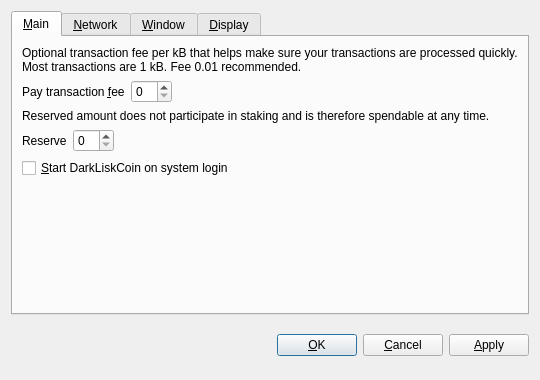
<?xml version="1.0" encoding="UTF-8"?>
<ui version="4.0">
 <class>OptionsDialog</class>
 <widget class="QDialog" name="OptionsDialog">
  <property name="geometry">
   <rect>
    <x>0</x>
    <y>0</y>
    <width>540</width>
    <height>380</height>
   </rect>
  </property>
  <property name="windowTitle">
   <string>Options</string>
  </property>
  <property name="modal">
   <bool>true</bool>
  </property>
  <layout class="QVBoxLayout" name="verticalLayout">
   <item>
    <widget class="QTabWidget" name="tabWidget">
     <property name="tabPosition">
      <enum>QTabWidget::North</enum>
     </property>
     <property name="currentIndex">
      <number>0</number>
     </property>
     <widget class="QWidget" name="tabMain">
      <attribute name="title">
       <string>&amp;Main</string>
      </attribute>
      <layout class="QVBoxLayout" name="verticalLayout_Main">
       <item>
        <widget class="QLabel" name="transactionFeeInfoLabel">
         <property name="text">
          <string>Optional transaction fee per kB that helps make sure your transactions are processed quickly. Most transactions are 1 kB. Fee 0.01 recommended.</string>
         </property>
         <property name="textFormat">
          <enum>Qt::PlainText</enum>
         </property>
         <property name="wordWrap">
          <bool>true</bool>
         </property>
        </widget>
       </item>
       <item>
        <layout class="QHBoxLayout" name="horizontalLayoutFee">
         <item>
          <widget class="QLabel" name="transactionFeeLabel">
           <property name="text">
            <string>Pay transaction &amp;fee</string>
           </property>
           <property name="textFormat">
            <enum>Qt::PlainText</enum>
           </property>
           <property name="buddy">
            <cstring>transactionFee</cstring>
           </property>
          </widget>
         </item>
         <item>
          <widget class="BitcoinAmountField" name="transactionFee"/>
         </item>
         <item>
          <spacer name="horizontalSpacerFee">
           <property name="orientation">
            <enum>Qt::Horizontal</enum>
           </property>
           <property name="sizeHint" stdset="0">
            <size>
             <width>40</width>
             <height>20</height>
            </size>
           </property>
          </spacer>
         </item>
        </layout>
       </item>
       <item>
        <widget class="QLabel" name="reserveBalanceInfoLabel">
         <property name="text">
          <string>Reserved amount does not participate in staking and is therefore spendable at any time.</string>
         </property>
         <property name="textFormat">
          <enum>Qt::PlainText</enum>
         </property>
         <property name="wordWrap">
          <bool>true</bool>
         </property>
        </widget>
       </item>
       <item>
        <layout class="QHBoxLayout" name="horizontalLayoutReserveBalance">
         <item>
          <widget class="QLabel" name="reserveBalanceLabel">
           <property name="text">
            <string>Reserve</string>
           </property>
           <property name="textFormat">
            <enum>Qt::PlainText</enum>
           </property>
           <property name="buddy">
            <cstring>reserveBalance</cstring>
           </property>
          </widget>
         </item>
         <item>
          <widget class="BitcoinAmountField" name="reserveBalance"/>
         </item>
         <item>
          <spacer name="horizontalSpacerReserveBalance">
           <property name="orientation">
            <enum>Qt::Horizontal</enum>
           </property>
           <property name="sizeHint" stdset="0">
            <size>
             <width>40</width>
             <height>20</height>
            </size>
           </property>
          </spacer>
         </item>
        </layout>
       </item>
       <item>
        <widget class="QCheckBox" name="bitcoinAtStartup">
         <property name="toolTip">
          <string>Automatically start DarkLiskCoin after logging in to the system.</string>
         </property>
         <property name="text">
          <string>&amp;Start DarkLiskCoin on system login</string>
         </property>
        </widget>
       </item>
       <item>
        <spacer name="verticalSpacer_Main">
         <property name="orientation">
          <enum>Qt::Vertical</enum>
         </property>
         <property name="sizeHint" stdset="0">
          <size>
           <width>20</width>
           <height>40</height>
          </size>
         </property>
        </spacer>
       </item>
      </layout>
     </widget>
     <widget class="QWidget" name="tabNetwork">
      <attribute name="title">
       <string>&amp;Network</string>
      </attribute>
      <layout class="QVBoxLayout" name="verticalLayout_Network">
       <item>
        <widget class="QCheckBox" name="mapPortUpnp">
         <property name="toolTip">
          <string>Automatically open the DarkLiskCoin client port on the router. This only works when your router supports UPnP and it is enabled.</string>
         </property>
         <property name="text">
          <string>Map port using &amp;UPnP</string>
         </property>
        </widget>
       </item>
       <item>
        <widget class="QCheckBox" name="connectSocks">
         <property name="toolTip">
          <string>Connect to the DarkLiskCoin network through a SOCKS proxy (e.g. when connecting through Tor).</string>
         </property>
         <property name="text">
          <string>&amp;Connect through SOCKS proxy:</string>
         </property>
        </widget>
       </item>
       <item>
        <layout class="QHBoxLayout" name="horizontalLayout_Network">
         <item>
          <widget class="QLabel" name="proxyIpLabel">
           <property name="text">
            <string>Proxy &amp;IP:</string>
           </property>
           <property name="textFormat">
            <enum>Qt::PlainText</enum>
           </property>
           <property name="buddy">
            <cstring>proxyIp</cstring>
           </property>
          </widget>
         </item>
         <item>
          <widget class="QValidatedLineEdit" name="proxyIp">
           <property name="maximumSize">
            <size>
             <width>140</width>
             <height>16777215</height>
            </size>
           </property>
           <property name="toolTip">
            <string>IP address of the proxy (e.g. 127.0.0.1)</string>
           </property>
          </widget>
         </item>
         <item>
          <widget class="QLabel" name="proxyPortLabel">
           <property name="text">
            <string>&amp;Port:</string>
           </property>
           <property name="textFormat">
            <enum>Qt::PlainText</enum>
           </property>
           <property name="buddy">
            <cstring>proxyPort</cstring>
           </property>
          </widget>
         </item>
         <item>
          <widget class="QLineEdit" name="proxyPort">
           <property name="maximumSize">
            <size>
             <width>55</width>
             <height>16777215</height>
            </size>
           </property>
           <property name="toolTip">
            <string>Port of the proxy (e.g. 9050)</string>
           </property>
          </widget>
         </item>
         <item>
          <widget class="QLabel" name="socksVersionLabel">
           <property name="text">
            <string>SOCKS &amp;Version:</string>
           </property>
           <property name="textFormat">
            <enum>Qt::PlainText</enum>
           </property>
           <property name="buddy">
            <cstring>socksVersion</cstring>
           </property>
          </widget>
         </item>
         <item>
          <widget class="QValueComboBox" name="socksVersion">
           <property name="toolTip">
            <string>SOCKS version of the proxy (e.g. 5)</string>
           </property>
          </widget>
         </item>
         <item>
          <spacer name="horizontalSpacer_Network">
           <property name="orientation">
            <enum>Qt::Horizontal</enum>
           </property>
           <property name="sizeHint" stdset="0">
            <size>
             <width>40</width>
             <height>20</height>
            </size>
           </property>
          </spacer>
         </item>
        </layout>
       </item>
       <item>
        <spacer name="verticalSpacer_Network">
         <property name="orientation">
          <enum>Qt::Vertical</enum>
         </property>
         <property name="sizeHint" stdset="0">
          <size>
           <width>20</width>
           <height>40</height>
          </size>
         </property>
        </spacer>
       </item>
      </layout>
     </widget>
     <widget class="QWidget" name="tabWindow">
      <attribute name="title">
       <string>&amp;Window</string>
      </attribute>
      <layout class="QVBoxLayout" name="verticalLayout_Window">
       <item>
        <widget class="QCheckBox" name="minimizeToTray">
         <property name="toolTip">
          <string>Show only a tray icon after minimizing the window.</string>
         </property>
         <property name="text">
          <string>&amp;Minimize to the tray instead of the taskbar</string>
         </property>
        </widget>
       </item>
       <item>
        <widget class="QCheckBox" name="minimizeOnClose">
         <property name="toolTip">
          <string>Minimize instead of exit the application when the window is closed. When this option is enabled, the application will be closed only after selecting Quit in the menu.</string>
         </property>
         <property name="text">
          <string>M&amp;inimize on close</string>
         </property>
        </widget>
       </item>
       <item>
        <spacer name="verticalSpacer_Window">
         <property name="orientation">
          <enum>Qt::Vertical</enum>
         </property>
         <property name="sizeHint" stdset="0">
          <size>
           <width>20</width>
           <height>40</height>
          </size>
         </property>
        </spacer>
       </item>
      </layout>
     </widget>
     <widget class="QWidget" name="tabDisplay">
      <attribute name="title">
       <string>&amp;Display</string>
      </attribute>
      <layout class="QVBoxLayout" name="verticalLayout_Display">
       <item>
        <layout class="QHBoxLayout" name="horizontalLayout_1_Display">
         <item>
          <widget class="QLabel" name="langLabel">
           <property name="text">
            <string>User Interface &amp;language:</string>
           </property>
           <property name="textFormat">
            <enum>Qt::PlainText</enum>
           </property>
           <property name="buddy">
            <cstring>lang</cstring>
           </property>
          </widget>
         </item>
         <item>
          <widget class="QValueComboBox" name="lang">
           <property name="toolTip">
            <string>The user interface language can be set here. This setting will take effect after restarting DarkLiskCoin.</string>
           </property>
          </widget>
         </item>
        </layout>
       </item>
       <item>
        <layout class="QHBoxLayout" name="horizontalLayout_2_Display">
         <item>
          <widget class="QLabel" name="unitLabel">
           <property name="text">
            <string>&amp;Unit to show amounts in:</string>
           </property>
           <property name="textFormat">
            <enum>Qt::PlainText</enum>
           </property>
           <property name="buddy">
            <cstring>unit</cstring>
           </property>
          </widget>
         </item>
         <item>
          <widget class="QValueComboBox" name="unit">
           <property name="toolTip">
            <string>Choose the default subdivision unit to show in the interface and when sending coins.</string>
           </property>
          </widget>
         </item>
        </layout>
       </item>
       <item>
        <widget class="QCheckBox" name="displayAddresses">
         <property name="toolTip">
          <string>Whether to show DarkLiskCoin addresses in the transaction list or not.</string>
         </property>
         <property name="text">
          <string>&amp;Display addresses in transaction list</string>
         </property>
        </widget>
       </item>
       <item>
        <widget class="QCheckBox" name="coinControlFeatures">
         <property name="toolTip">
          <string>Whether to show coin control features or not.</string>
         </property>
         <property name="text">
          <string>Display coin &amp;control features (experts only!)</string>
         </property>
        </widget>
       </item>
       <item>
        <spacer name="verticalSpacer_Display">
         <property name="orientation">
          <enum>Qt::Vertical</enum>
         </property>
         <property name="sizeHint" stdset="0">
          <size>
           <width>20</width>
           <height>40</height>
          </size>
         </property>
        </spacer>
       </item>
      </layout>
     </widget>
    </widget>
   </item>
   <item>
    <layout class="QHBoxLayout" name="horizontalLayout_Buttons">
     <item>
      <spacer name="horizontalSpacer_1">
       <property name="orientation">
        <enum>Qt::Horizontal</enum>
       </property>
       <property name="sizeHint" stdset="0">
        <size>
         <width>40</width>
         <height>48</height>
        </size>
       </property>
      </spacer>
     </item>
     <item>
      <widget class="QLabel" name="statusLabel">
       <property name="font">
        <font>
         <weight>75</weight>
         <bold>true</bold>
        </font>
       </property>
       <property name="text">
        <string/>
       </property>
       <property name="textFormat">
        <enum>Qt::PlainText</enum>
       </property>
       <property name="wordWrap">
        <bool>true</bool>
       </property>
      </widget>
     </item>
     <item>
      <spacer name="horizontalSpacer_2">
       <property name="orientation">
        <enum>Qt::Horizontal</enum>
       </property>
       <property name="sizeHint" stdset="0">
        <size>
         <width>40</width>
         <height>48</height>
        </size>
       </property>
      </spacer>
     </item>
     <item>
      <widget class="QPushButton" name="okButton">
       <property name="text">
        <string>&amp;OK</string>
       </property>
      </widget>
     </item>
     <item>
      <widget class="QPushButton" name="cancelButton">
       <property name="text">
        <string>&amp;Cancel</string>
       </property>
       <property name="autoDefault">
        <bool>false</bool>
       </property>
      </widget>
     </item>
     <item>
      <widget class="QPushButton" name="applyButton">
       <property name="text">
        <string>&amp;Apply</string>
       </property>
       <property name="autoDefault">
        <bool>false</bool>
       </property>
      </widget>
     </item>
    </layout>
   </item>
  </layout>
 </widget>
 <customwidgets>
  <customwidget>
   <class>BitcoinAmountField</class>
   <extends>QSpinBox</extends>
   <header>bitcoinamountfield.h</header>
  </customwidget>
  <customwidget>
   <class>QValueComboBox</class>
   <extends>QComboBox</extends>
   <header>qvaluecombobox.h</header>
  </customwidget>
  <customwidget>
   <class>QValidatedLineEdit</class>
   <extends>QLineEdit</extends>
   <header>qvalidatedlineedit.h</header>
  </customwidget>
 </customwidgets>
 <resources/>
 <connections/>
</ui>
